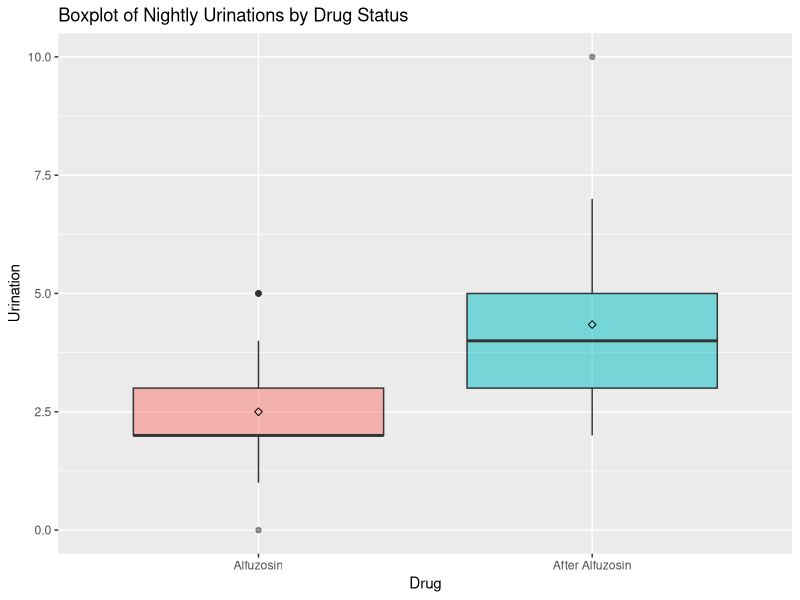

This figure's R source: (Note: this script raises an error after producing the figure.)
### Consulting II Homework 1
### Carolyn Clayton

## Inputting the data

Alfuzosin <- c(1, 1, 2, 2, 3, 1, 0, 3, 3, 2, 5, 2, 1, 3, 2, 1, 1, 2, 1, 2, 2, 2, 2, 1, 1, 5, 1, 2, 3, 1, 2, 5, 1, 5, 3, 3, 3, 2, 5, 2, 3, 4, 3, 4, 5, 3, 4, 3, 2, 3, 5, 2, 2, 3)
AfterAlfuzosin <- c(10, 7, 4, 4, 3, 5, 6, 7, 7, 3, 5, 2, 4, 4, 6, 3, 6, 2, 5, 3, 5, 2, 4, 2, 3, 6, 4, 5, 4, 7, 4, 3, 3, 4, 2, 4, 4, 3)
Drug <- vector()
i <- 1
repeat{ if(i <= length(Alfuzosin))
  {Drug[i] = 0}
    else if(i <= length(Alfuzosin) + length(AfterAlfuzosin))
  {Drug[i] = 1}
  i <- i+1
  if(i > length(Alfuzosin) + length(AfterAlfuzosin)) break()
}
Drug <- factor(Drug, 
               levels = c(0, 1), 
               labels = c("Alfuzosin", "After Alfuzosin"))
Urination <- c(Alfuzosin, AfterAlfuzosin)
UrinationData <- data.frame(Urination, Drug)

## Analysis

# Descriptives

library(ggplot2)
p <- ggplot(UrinationData, aes(x = Drug, y = Urination, fill = Drug)) +
  geom_boxplot(alpha = 0.5) + 
  stat_summary(fun.y = mean, geom = "point", shape = 5) +
  guides(fill = FALSE) +
  ggtitle("Boxplot of Nightly Urinations by Drug Status")
ggsave("C://Users//Carolyn//Dropbox//ASchool//! Consulting II//Homework 1//homework 1 boxplot.png")
dev.off() 

sink("C://Users//Carolyn//Dropbox//ASchool//! Consulting II//Homework 1//output.txt")

library(psych)
describeBy(UrinationData$Urination, group = Drug)

# Tests

var.test(UrinationData$Urination ~ UrinationData$Drug)
t.test(UrinationData$Urination ~ UrinationData$Drug, alternative = "two.sided", paired = F, conf.level = 0.95, var.equal = FALSE)

sink()